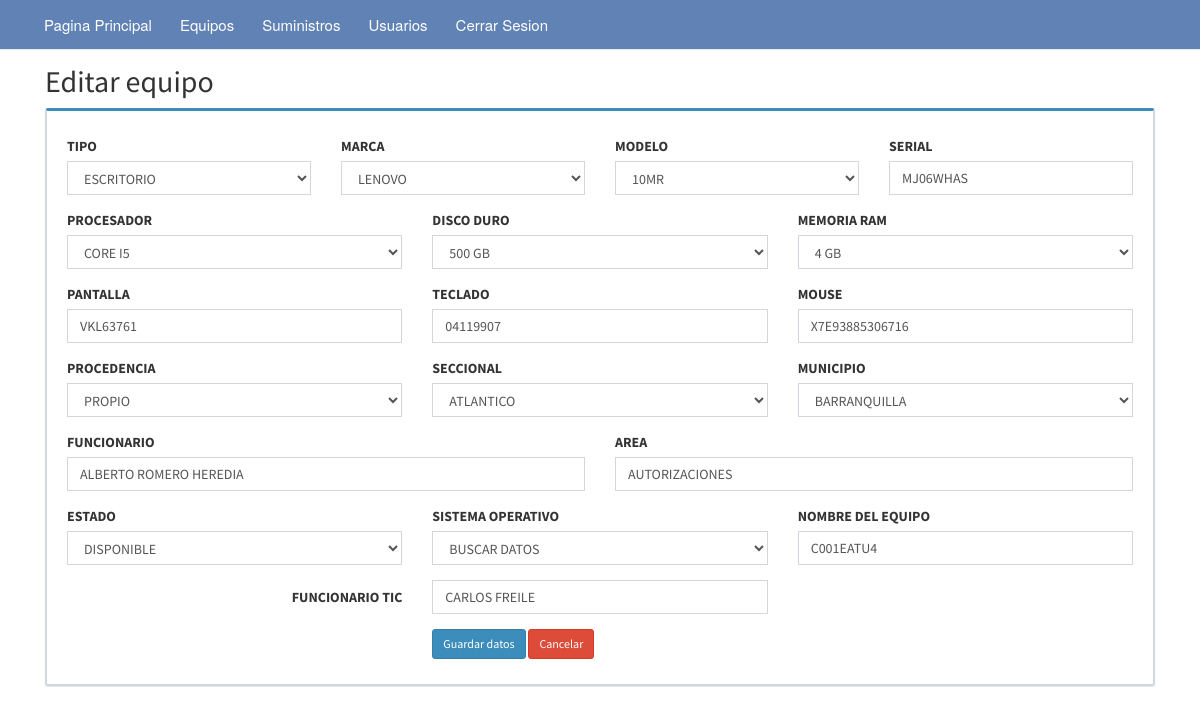
Screenshot of /editequipo.php?id=MJ06WHAS with the database file from the repository.
### tables this page shows
CREATE TABLE IF NOT EXISTS `db_equipos` (
  `id` int(11) NOT NULL AUTO_INCREMENT,
  `tipo` varchar(50) DEFAULT NULL,
  `marca` varchar(50) NOT NULL,
  `modelo` varchar(50) NOT NULL,
  `serial` varchar(50) NOT NULL,
  `procesador` varchar(50) NOT NULL,
  `disco` varchar(50) NOT NULL,
  `memoria` varchar(50) NOT NULL,
  `pantalla` varchar(50) NOT NULL,
  `teclado` varchar(50) NOT NULL,
  `mouse` varchar(50) NOT NULL,
  `procedencia` varchar(50) NOT NULL,
  `seccional` varchar(60) NOT NULL,
  `municipio` varchar(60) NOT NULL,
  `funcionario` varchar(100) NOT NULL,
  `area` varchar(100) NOT NULL,
  `estado` varchar(50) NOT NULL,
  `sistemaoperativo` varchar(50) NOT NULL,
  `nombrepc` varchar(50) NOT NULL,
  `entregadopor` varchar(100) NOT NULL,
  `fechaentrega` date NOT NULL,
  PRIMARY KEY (`id`)
);

### editequipo.php (the view, shortened to what this page needs)
<?php session_start();
include("conexion.php");
?>
<!DOCTYPE html>
<html lang="es">
<head>
</head>
<body>
	<nav class="navbar navbar-default navbar-fixed-top">
		<?php include("nav.php");?>
	</nav>
	<div class="container">
		<div class="content">
			<h2>Editar equipo</h2>
			<?php
			$id = mysqli_real_escape_string($con,(strip_tags($_GET["id"],ENT_QUOTES)));
			$sql = mysqli_query($con, "SELECT * FROM db_equipos WHERE serial='$id'");
			if(mysqli_num_rows($sql) == 0){
				header("Location: index.php");
			}else{
				$row = mysqli_fetch_assoc($sql);
			}
			?>
			<div class="box box-primary">
			<form class="form-horizontal" action="acciones/editar.php" method="post">
							<div class="box-body">
								<div class="form-group">
									<div class="col-sm-3">
										<label>TIPO</label>
										<select name="tipo" class="form-control">
											<option><?php echo $row ['tipo']; ?></option>
										</select>
										</div>
										<div class="col-sm-3">
										<label>MARCA</label>
										<select name="marca" class="form-control">
											<option><?php echo $row ['marca']; ?></option>
										</select>
                                    </div>
                                    <div class="col-sm-3">
										<label>MODELO</label>
										<select name="modelo" class="form-control">
											<option><?php echo $row ['modelo']; ?></option>
										</select>
										</div>
										<div class="col-sm-3">
										<label>SERIAL</label>
										<input type="text" name="serial" class="form-control" value="<?php echo $row ['serial']; ?>" placeholder="SERIAL" required>
									</div>
								</div>
								<div class="form-group">
                                <div class="col-sm-4">
										<label>PROCESADOR</label>
										<select name="procesador" class="form-control">
											<option><?php echo $row ['procesador']; ?></option>
										</select>
										</div>
										<div class="col-sm-4">
										<label>DISCO DURO</label>
										<select name="disco" class="form-control">
											<option><?php echo $row ['disco']; ?></option>
										</select>
                                    </div>
                                    <div class="col-sm-4">
										<label>MEMORIA RAM</label>
										<select name="memoria" class="form-control">
											<option><?php echo $row ['memoria']; ?></option>
										</select>
										</div>
								</div>
								<div class="form-group">
									<div class="col-sm-4">
										<label>PANTALLA</label>
										<input type="text" name="pantalla" class="form-control" value="<?php echo $row ['pantalla']; ?>" placeholder="PANTALLA" required>
									</div>
                                <div class="col-sm-4">
										<label>TECLADO</label>
										<input type="text" name="teclado" class="form-control" value="<?php echo $row ['teclado']; ?>" placeholder="TECLADO" required>
										</div>
										<div class="col-sm-4">
										<label>MOUSE</label>
										<input type="text" name="mouse" class="form-control" value="<?php echo $row ['mouse']; ?>" placeholder="MOUSE" required>
                                    </div>
								</div>
								<div class="form-group">
									<div class="col-sm-4">
										<label>PROCEDENCIA</label>
										<select name="procedencia" class="form-control">
											<option><?php echo $row ['procedencia']; ?></option>
										</select>
									</div>
                                <div class="col-sm-4">
										<label>SECCIONAL</label>
										<select name="seccional" class="form-control">
											<option><?php echo $row ['seccional']; ?></option>
										</select>
										</div>
										<div class="col-sm-4">
										<label>MUNICIPIO</label>
										<select name="municipio" class="form-control">
											<option><?php echo $row ['municipio']; ?></option>
										</select>
                                    </div>
								</div>
								<div class="form-group">
									<div class="col-sm-6">
										<label>FUNCIONARIO</label>
										<input type="text" name="funcionario" class="form-control" value="<?php echo $row ['funcionario']; ?>" placeholder="FUNCIONARIO" required>
									</div>
                                <div class="col-sm-6">
										<label>AREA</label>
										<input type="text" name="area" class="form-control" value="<?php echo $row ['area']; ?>" placeholder="AREA" required>
										</div>
								</div>
								<div class="form-group">
									<div class="col-sm-4">
										<label>ESTADO</label>
										<select name="estado" class="form-control">
											<option><?php echo $row ['estado']; ?></option>
										</select>
									</div>
                                <div class="col-sm-4">
										<label>SISTEMA OPERATIVO</label>
										<select name="sistemaoperativo" class="form-control">
											<option><?php echo $row ['sistemaoperativo']; ?></option>
										</select>
										</div>
										<div class="col-sm-4">
										<label>NOMBRE DEL EQUIPO</label>
										<input type="text" name="nombrepc" class="form-control" value="<?php echo $row ['nombrepc']; ?>" placeholder="NOMBRE DEL EQUIPO" required>
                                    </div>
								</div>
								<div class="form-group">
									<label class="col-sm-4 control-label">FUNCIONARIO TIC</label>
									<div class="col-sm-4">
									<input type="text" name="entregadopor" class="form-control" value="<?php echo $row ['entregadopor']; ?>" placeholder="ENTREGADO POR" required>
									</div>
								</div>
								<div class="form-group">
									<label class="col-sm-4 control-label"></label>
									<div class="col-sm-4">
									<input type="submit" name="save" class="btn btn-sm btn-primary" value="Guardar datos">
										<a href="equipos.php" class="btn btn-sm btn-danger">Cancelar</a>
									</div>
								</div>
								</div>
							</form>
			</div>
		</div>
	</div>
</body>
</html>

### css/style_nav.css (style rules this page uses)
.navbar-default { background-color: #6082b4; border-color: #1abc9c; }

### editequipo.php (style rules this page uses)
.content { margin-top: 30px; }

### rows the page displays
db_equipos: tipo "ESCRITORIO", marca "LENOVO", modelo "10MR", serial "MJ06WHAS", procesador "CORE I5", disco "500 GB", memoria "4 GB", pantalla "VKL63761", teclado "04119907", mouse "X7E93885306716", procedencia "PROPIO", seccional "ATLANTICO", municipio "BARRANQUILLA", funcionario "ALBERTO ROMERO HEREDIA", area "AUTORIZACIONES", estado "DISPONIBLE", sistemaoperativo "BUSCAR DATOS", nombrepc "C001EATU4", entregadopor "CARLOS FREILE"
